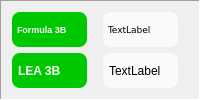
          <widget class="QFrame" name="frame_15">
           <property name="frameShape">
            <enum>QFrame::Panel</enum>
           </property>
           <property name="frameShadow">
            <enum>QFrame::Sunken</enum>
           </property>
           <layout class="QGridLayout" name="gridLayout_17">
            <item row="0" column="0">
             <widget class="QLabel" name="tFomula3B_Label">
              <property name="font">
               <font>
                <pointsize>7</pointsize>
                <weight>75</weight>
                <bold>true</bold>
               </font>
              </property>
              <property name="styleSheet">
               <string notr="true">QLabel {background-color: #00c800;
color: #fafafa;
border: 0px solid grey;
border-radius: 8px;
padding: 3px;
margin-right: 10px}</string>
              </property>
              <property name="text">
               <string>Formula 3B</string>
              </property>
             </widget>
            </item>
            <item row="0" column="1">
             <widget class="QLabel" name="Formula3B_Label">
              <property name="font">
               <font>
                <family>Verdana</family>
                <pointsize>7</pointsize>
               </font>
              </property>
              <property name="styleSheet">
               <string notr="true">QLabel {background-color: #fafafa}
QLabel {color: #000000}
QLabel {border: 0px solid grey}
QLabel {border-radius: 8px}
QLabel {padding: 3px}
QLabel {margin-right: 10px}</string>
              </property>
              <property name="text">
               <string>TextLabel</string>
              </property>
             </widget>
            </item>
            <item row="1" column="0">
             <widget class="QLabel" name="tLEA3B_label">
              <property name="font">
               <font>
                <weight>75</weight>
                <bold>true</bold>
               </font>
              </property>
              <property name="styleSheet">
               <string notr="true">QLabel {background-color: #00c800;
color: #fafafa;
border: 0px solid grey;
border-radius: 8px;
padding: 3px;
margin-right: 10px}</string>
              </property>
              <property name="text">
               <string>LEA 3B</string>
              </property>
             </widget>
            </item>
            <item row="1" column="1">
             <widget class="QLabel" name="LEA3B_label">
              <property name="styleSheet">
               <string notr="true">QLabel {background-color: #fafafa}
QLabel {color: #000000}
QLabel {border: 0px solid grey}
QLabel {border-radius: 8px}
QLabel {padding: 3px}
QLabel {margin-right: 10px}</string>
              </property>
              <property name="text">
               <string>TextLabel</string>
              </property>
             </widget>
            </item>
           </layout>
          </widget>
